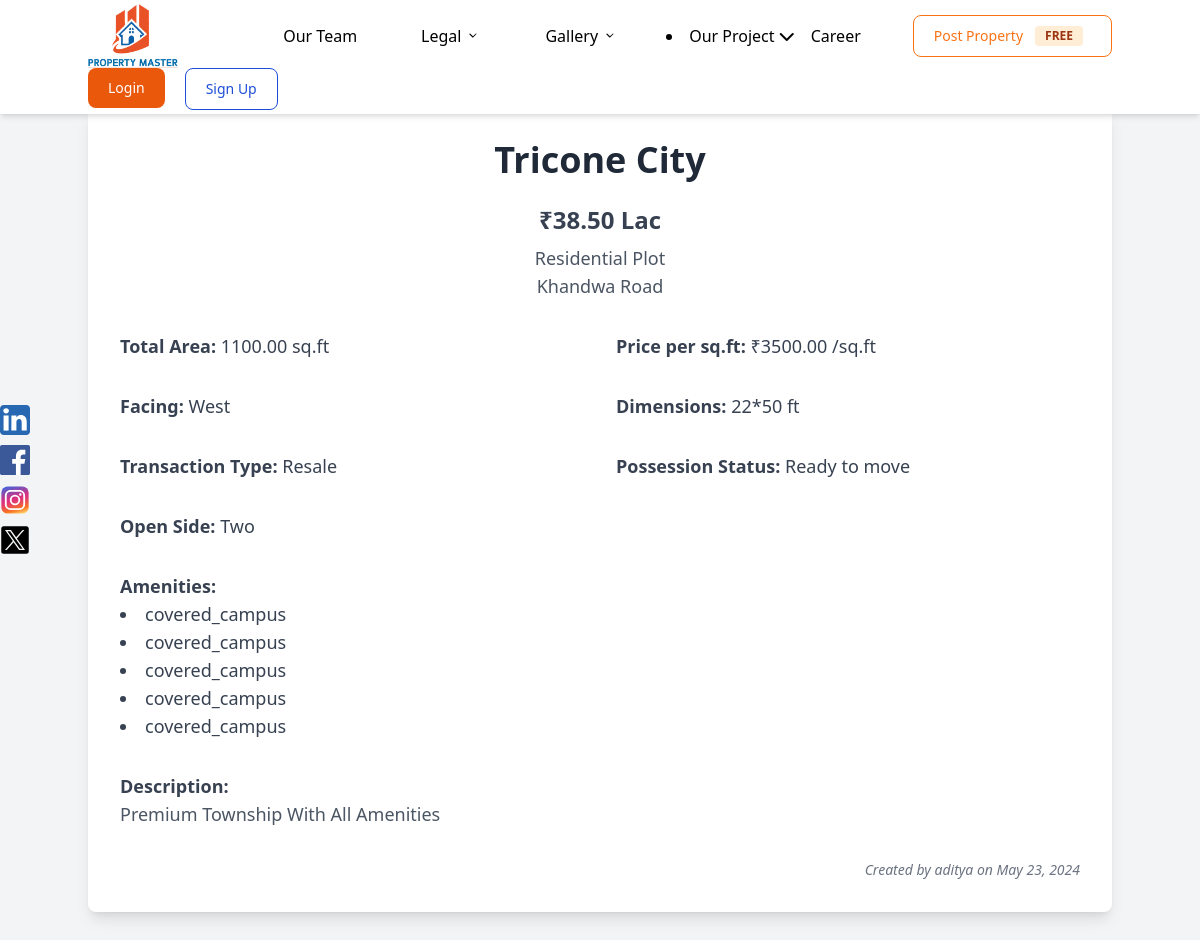
/listing/22/, run on the app's committed database.
### myapp/models.py (models this page shows, shortened)
class Listing(models.Model):
    LISTING_TYPES = [
        ('plot', 'Plot'),
        ('commercial', 'Commercial Space'),
        ('flat', 'Flat/Villa'),
    ]
    listing_type = models.CharField(max_length=20, choices=LISTING_TYPES)
    project_name = models.CharField(max_length=255)
    location = models.CharField(max_length=255)
    plot_type = models.CharField(max_length=255, null=True, blank=True)
    listing_address = models.CharField(max_length=255)
    width = models.DecimalField(max_digits=10, decimal_places=0, null=True, blank=True)
    length = models.DecimalField(max_digits=10, decimal_places=0, null=True, blank=True)
    total_area = models.DecimalField(max_digits=10, decimal_places=2, null=True, blank=True)
    facing = models.CharField(max_length=50, null=True, blank=True)
    open_side = models.CharField(max_length=50, null=True, blank=True)
    transaction_type = models.CharField(max_length=50)
    possession_status = models.CharField(max_length=50)
    expected_price = models.DecimalField(max_digits=20, decimal_places=2)
    price_per_sqft = models.DecimalField(max_digits=20, decimal_places=2)
    amenities = models.JSONField(null=True, blank=True)
    description = models.TextField(null=True, blank=True)
    created_by = models.ForeignKey(User, on_delete=models.CASCADE)
    created_at = models.DateTimeField(auto_now_add=True)
    super_buildup_area = models.DecimalField(max_digits=10, decimal_places=2, null=True, blank=True)
    floor_number = models.CharField(max_length=50, null=True, blank=True)
    furnished_status = models.CharField(max_length=50, null=True, blank=True)
    flat_size = models.CharField(max_length=50, null=True, blank=True)

### myapp/views.py (the view)
# urls.py: path('listing/<int:pk>/', views.listing_detail, name='listing_detail'),
def listing_detail(request, pk):
    listing = get_object_or_404(Listing, pk=pk)
    return render(request, 'listing_detail.html', {'listing': listing})

### myapp/templatetags/custom_filters.py (called while the page is built)
@register.filter
def format_price(value):
    try:
        value = float(value)
    except (ValueError, TypeError):
        return value
    if value >= 10000000:
        return f'{value / 10000000:.2f} Cr'
    elif value >= 100000:
        return f'{value / 100000:.2f} Lac'
    else:
        return f'{value:.2f}'

### templates/listing_detail.html (shortened to what this page needs)
{% load static %}
<!DOCTYPE html>
<html lang="en">
<head>
    {% load static %}
    <script src="https://cdn.tailwindcss.com"></script>
    <link rel="stylesheet" href="{% static '/styles.css' %}">
    <link rel="stylesheet" href="https://cdn.jsdelivr.net/npm/swiper/swiper-bundle.min.css">
</head>
<body>
    <div class="social-media-bar">
        <a href="https://in.linkedin.com/company/property-master-official" target="_blank"><img
                src="{% static 'images/linkedin.svg' %}" alt="linkedin"></a>
        <a href="https://www.facebook.com/PropertyMasterIndore/" target="_blank"><img
                src="{% static 'images/facebook.svg' %}" alt="facebook"></a>
        <a href="https://www.instagram.com/property_master_indore_/" target="_blank"><img
                src="{% static 'images/instagram.svg' %}" alt="instagram"></a>
        <a href="https://x.com/propertymaste19?lang=en" target="_blank"><img src="{% static 'images/twitter.svg' %}"
                alt="Twitter"></a>
    </div>
    <nav class="py-1 px-5 flex justify-between items-center shadow-md bg-white-800 w-full">
        <div class="container flex flex-wrap justify-between items-center mx-auto">
            <a href="{% url 'index' %}" class="flex items-center">
                <img src="{% static 'images/logo.webp' %}" class="mr-3 h-8 sm:h-16" alt="Logo">
            </a>
            <div class="hidden justify-between items-center w-full md:flex md:w-auto md:order-1" id="mobile-menu-2">
                <div class="relative group mr-8">
                    <button class="text-black py-2 px-4 rounded inline-flex items-center">
                        <a href="{% url 'our-team' %}">Our Team</a>
                    </button>
                </div>
                <div class="relative group mr-8">
                    <button class="text-black py-2 px-4 rounded inline-flex items-center">
                        <span class="mr-1">Legal</span>
                        <svg class="fill-current h-4 w-4 transform group-hover:-rotate-180
                        transition duration-150 ease-in-out" xmlns="http://www.w3.org/2000/svg" viewBox="0 0 20 20">
                            <path
                                d="M5.95 7.05a.5.5 0 01.7 0L10 10.3l3.35-3.25a.5.5 0 11.7.7l-4 4a.5.5 0 01-.7 0l-4-4a.5.5 0 010-.7z" />
                        </svg>
                    </button>
                </div>
                <div class="relative group mr-8">
                    <button class="text-black py-2 px-4 rounded inline-flex items-center">
                        <span class="mr-1">Gallery</span>
                        <svg class="fill-current h-4 w-4 transform group-hover:-rotate-180
                        transition duration-150 ease-in-out" xmlns="http://www.w3.org/2000/svg" viewBox="0 0 20 20">
                            <path
                                d="M5.95 7.05a.5.5 0 01.7 0L10 10.3l3.35-3.25a.5.5 0 11.7.7l-4 4a.5.5 0 01-.7 0l-4-4a.5.5 0 010-.7z" />
                        </svg>
                    </button>
                </div>
                <li class="html" class="lis">
                    <a href="#" class="html-link nested">
                        Our Project
                        <i class="fa-solid
                                  fa-chevron-down html-chevron">
                        </i>
                    </a>
                </li>
                <div class="relative group">
                    <button class="text-black py-2 px-4 rounded inline-flex items-center">
                        <a class="mr-1" href="{% url 'career' %}">Career</a>
                    </button>
                </div>
                <ul class="flex flex-col ml-8 mt-4 md:flex-row md:space-x-8 md:mt-0 md:text-sm md:font-medium">
                    <li>
                        <a href="{% url 'post_property' %}" type="button"
                            class="text-orange-500 bg-transparent border border-orange-500 hover:bg-orange-500 hover:text-white focus:ring-4 focus:ring-orange-300 font-medium rounded-lg text-sm px-5 py-2.5 text-center inline-flex items-center mr-3 md:mr-0">
                            Post Property <span
                                class="bg-orange-100 text-orange-800 text-xs font-semibold mr-2 px-2.5 py-0.5 rounded dark:bg-orange-200 dark:text-orange-900 ml-3">FREE</span></a>
                    </li>
                </ul>
            </div>
            <div class="flex md:order-2">
                {% if user.is_authenticated %}
                <div class="relative">
                    <button
                        class="text-blue-700 bg-transparent border border-blue-700 hover:bg-blue-700 hover:text-white focus:ring-4 focus:ring-blue-300 font-medium rounded-lg text-sm px-5 py-2.5 text-center mr-3 md:mr-0">
                        My Profile
                    </button>
                    <div class="absolute hidden text-gray-700 pt-5 group-hover:block bg-white shadow-lg rounded-lg">
                        <a href="" class="block px-4 py-2 text-sm text-gray-700 hover:bg-gray-100">Profile</a>
                        <a href="{% url 'logout' %}"
                            class="block px-4 py-2 text-sm text-gray-700 hover:bg-gray-100">Logout</a>
                    </div>
                </div>
                {% else %}
                <div class="relative group">
                    <a href="{% url 'login' %}"
                        class="text-white bg-orange-600 hover:bg-orange-800 focus:ring-4 focus:ring-blue-300 font-medium rounded-lg text-sm px-5 py-2.5 text-center mr-5 inline-block">
                        Login
                    </a>
                </div>
                <a href="{% url 'signup' %}"
                    class="text-blue-700 bg-transparent border border-blue-700 hover:bg-blue-700 hover:text-white focus:ring-4 focus:ring-blue-300 font-medium rounded-lg text-sm px-5 py-2.5 text-center mr-3 md:mr-0 inline-block">
                    Sign Up
                </a>
                {% endif %}
            </div>
        </div>
    </nav>
    {% load custom_filters %}
    <body class="bg-gray-100 mx-12">
        <div class="container mx-auto py-12">
            <div class="bg-white shadow-lg rounded-lg p-8">
                <h1 class="text-4xl font-bold mb-6 text-center text-gray-800">{{ listing.project_name }}</h1>
                <div class="mb-8 text-center">
                    <span class="block text-2xl font-semibold text-gray-700 mb-2">₹{{listing.expected_price|format_price }}</span>
                    <span class="block text-lg font-medium text-gray-600">{{ listing.plot_type }}</span>
                    <span class="block text-lg font-medium text-gray-600">{{ listing.location }}</span>
                </div>
                <div class="grid grid-cols-2 gap-8 text-lg text-gray-700">
                    {% if listing.listing_type == "flat" %}
                    <div><strong>Super Buildup Area:</strong> {{ listing.super_buildup_area }} sq.ft</div>
                    {% elif listing.listing_type == "plot" %}
                    <div><strong>Total Area:</strong> {{ listing.total_area }} sq.ft</div>
                    {% elif listing.listing_type == "commercial" %}
                    <div><strong>Super Buildup Area:</strong> {{ listing.super_buildup_area }} sq.ft</div>
                    {% endif %}
                    <div><strong>Price per sq.ft:</strong> ₹{{ listing.price_per_sqft }} /sq.ft</div>
                    {% if listing.listing_type == "plot" %}
                    <div><strong>Facing:</strong> {{ listing.facing }}</div>
                    <div><strong>Dimensions:</strong> {{ listing.width }}*{{ listing.length }} ft</div>
                    {% endif %}
                    <div><strong>Transaction Type:</strong> {{ listing.transaction_type }}</div>
                    <div><strong>Possession Status:</strong> {{ listing.possession_status }}</div>
                    <div><strong>Open Side:</strong> {{ listing.open_side }}</div>
                    <div class="col-span-2"><strong>Amenities:</strong>
                        <ul class="list-disc list-inside">
                            {% for amenity in listing.amenities %}
                            <li>{{ amenity }}</li>
                            {% endfor %}
                        </ul>
                    </div>
                    <div class="col-span-2"><strong>Description:</strong>
                        <p class="text-gray-600">{{ listing.description }}</p>
                    </div>
                    <div class="col-span-2 text-gray-500 text-sm text-right">
                        <em>Created by {{ listing.created_by.username }} on {{ listing.created_at|date:"F j, Y" }}</em>
                    </div>
                </div>
            </div>
        </div>
    </body>
</html>

### static/styles.css (style rules this page uses)
.social-media-bar { position: fixed; top: 50%; left: 0; transform: translateY(-50%); z-index: 1000; }
.social-media-bar a { display: block; margin: 10px 0; }
.social-media-bar img { display: block; width: 30px; height: auto; transition: transform 0.3s ease; }
body, html { margin: 0; padding: 0; box-sizing: border-box; }
.bg-white { background-color: #ffffff; }
.bg-gray-100 { background-color: #f7fafc; }
.text-gray-600 { color: #4a5568; }
.text-gray-500 { color: #6b7280; }
.font-semibold { font-weight: 600; }
.group { position: relative; }
nav { position: fixed; top: 0; left: 0; width: 100%; background-color: #ffffff; z-index: 1000; box-shadow: 0 2px 4px rgba(0,0,0,0.1); }
body { padding-top: 60px; margin: 0; background: #fff; }

### templates/listing_detail.html (style rules this page uses)
i { transition: transform 0.5s ease; }
.home, .html, .angular, .js, .about-us, .contact { padding: 1rem 0; }
.html, .js, .html-js-link { position: relative; }

### data on the page
Listing: project_name "Tricone City", expected_price "38.50 Lac", plot_type "Residential Plot", location "Khandwa Road", total_area "1100.00", price_per_sqft "3500.00", facing "West", width "22", length "50", transaction_type "Resale", possession_status "Ready to move", open_side "Two", description "Premium Township With All Amenities", created_by.username "aditya", created_at "May 23, 2024"

### other printed values
{{ amenity }} "covered_campus" "covered_campus" "covered_campus" "covered_campus" "covered_campus"
